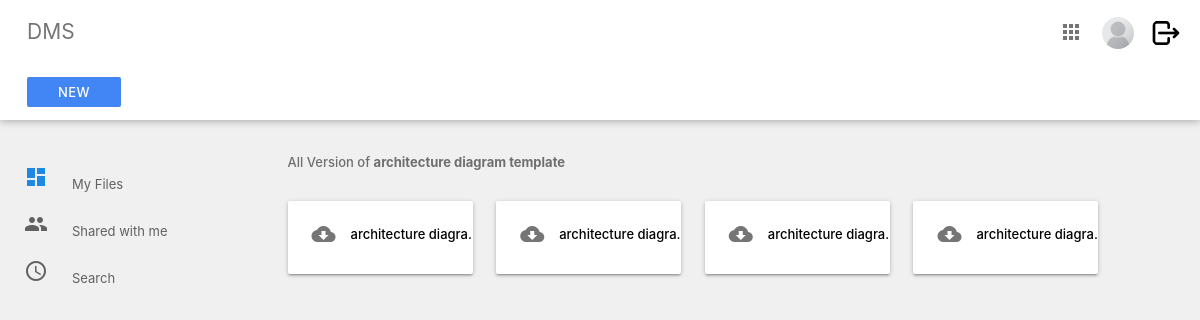
The app's page /index/file/3/version (signed in) with its own data.
### Users/models.py (models this page shows, shortened)
class UserInfo(models.Model):
    groupchoices = models.TextChoices('groupchoices', 'management accounting sales tech restricted')
    user = models.OneToOneField(User,
                                on_delete=models.CASCADE,
                                null=True,
                                blank=True)
    name = models.CharField(max_length=200, null=True)
    email = models.EmailField(max_length=200,null=True)
    image = models.ImageField(null=True, upload_to='profile_pics/', blank=True)
    active = models.BooleanField(default=True)
    priv_level = models.IntegerField(default=3)
    group = models.CharField(max_length=100,
                             default='restricted',
                             choices=groupchoices.choices)
    remarks = models.CharField(max_length=200, null=True, blank=True)
    @property
    def imageURL(self):
        try:
            url = self.image.url
        except:
            url = '/media/placeholder.png'
        return url

### System/models.py (models this page shows, shortened)
class Version_control(models.Model):
    groupchoices = models.TextChoices('groupchoices', 'management all accounting sales tech')
    name = models.CharField(max_length=100)
    file = models.FileField(upload_to='files/version/')
    org_name = models.CharField(max_length=100, blank=True, null=True)
    extension = models.CharField(max_length=10, blank=True, null=True)
    version = models.IntegerField(default='2')
    prev_version = models.ForeignKey(Files, on_delete=models.SET_NULL, null=True, blank=True)
    pre_ver_control = models.ForeignKey('self', on_delete=models.SET_NULL, null=True, blank=True)
    group = models.CharField(max_length=100,
                             default='all',
                             choices=groupchoices.choices)
    uploaded_by = models.ForeignKey(User, on_delete=models.SET_NULL, null=True, blank=True)
    created_at = models.DateTimeField(auto_now_add=True)
    new_version = models.BooleanField(default=False)
    file_content = models.TextField(blank=True, null=True)
    @property
    def fileURL(self):
        try:
            url = self.file.url
        except:
            url = None
        return url

class Files(models.Model):
    groupchoices = models.TextChoices('groupchoices', 'management all accounting sales tech')
    name = models.CharField(max_length=100)
    org_name = models.CharField(max_length=100, blank=True, null=True)
    extension = models.CharField(max_length=10, blank=True, null=True)
    file = models.FileField(upload_to='files/')
    group = models.CharField(max_length=100,
                             default='all',
                             choices=groupchoices.choices)
    uploaded_by = models.ForeignKey(User, on_delete=models.SET_NULL, null=True, blank=True)
    version = models.IntegerField(default='1')
    active = models.BooleanField(default=True)
    created_at = models.DateTimeField(auto_now_add=True)
    new_version = models.BooleanField(default=False)
    file_content = models.TextField(blank=True, null=True)
    @property
    def fileURL(self):
        try:
            url = self.file.url
        except:
            url = None
        return url

### System/views.py (the view)
# urls.py: path("file/<str:pk>/<str:type>", views.view_file, name="view"),
@login_required(login_url='login')
def view_file(request, pk, type):
    if not check_user_status(request):
        messages.error(request, 'Your account is not active. Please contact admin to activate your account.')
        return redirect('logout')
    profile = UserInfo.objects.get(user=request.user)
    if type == "version":
        get_data = Version_control.objects.get(pk=pk)
        org_file = get_data.org_name
        data1 = Version_control.objects.filter(org_name=org_file)
        data = Files.objects.filter(org_name=org_file)
    if type == "file":
        data = Files.objects.filter(pk=pk)
        org_file = data[0].org_name
        data1 = False
    context = {'user':profile,'file_name':org_file,'data':data,'data1':data1}
    return render(request, 'dms/file_list.html', context)

### System/utils.py (called while the page is built)
def check_user_status(request):
    user = UserInfo.objects.get(user=request.user)
    if user.active == True:
        return True
    else:
        return False

### template/dms/file_list.html (shortened to what this page needs)
{% extends  'dms/section/main.html'%}
{% load static %}
{% block content %}
    <div class="main">
      <div class="container-fluid">
        <p class="subheader">All Version of <b>{{file_name}}</b></p>
        {% if data %}
        {% for d in data %}
        <div class="card-panel folder">
          <a href="{% url 'download' pk=d.id type='file' %}" download="{{d.org_name}}.{{d.extension}}">
            <i class=" material-icons left">cloud_download</i>
          </a>
          <div class="tooltip"><a href="{{d.fileURL}}" style="text-decoration: none;color: black; overflow: hidden;" onMouseOver="this.style.color='blue'"
            onMouseOut="this.style.color='black'"><div class="short">{{d.org_name}}.{{d.extension}}</div>
           </a> <span class="tooltiptext">Version : {{d.version}}</span>
          </div>
        </div>
        {%endfor%}
        {%endif%}
        {% if data1 %}
        {% for d in data1 %}
        <div class="card-panel folder">
          <a href="{% url 'download' pk=d.id type='version' %}" download="{{d.org_name}}.{{d.extension}}">
            <i class=" material-icons left">cloud_download</i>
          </a>
          <div class="tooltip"><a href="{{d.fileURL}}" style="text-decoration: none;color: black; overflow: hidden;" onMouseOver="this.style.color='blue'"
            onMouseOut="this.style.color='black'"><div class="short">{{d.org_name}}.{{d.extension}}</div>
           </a> <span class="tooltiptext">Version : {{d.version}}</span>
          </div>
        </div>
        {%endfor%}
        {%endif%}
      </div>
    </div>
    {% endblock %}

### template/dms/section/nav.html (shortened to what this page needs)
{%load static%}
<div class="navbar-fixed">
    <nav class="nav-extended white">
      <div class="nav-wrapper white">
        <ul>
          <li>
            <a href="{% url 'index' %}" class="title grey-text text-darken-1"
              >DMS</a
            >
          </li>
        </ul>
        <ul class="right">
          {%if request.user.is_staff%}
          <li>
            <a href="{% url 'admin:index' %}"
              ><i class="material-icons grey-text text-darken-1">apps</i></a
            >
          </li>
          {%endif%}
          <li>
            <a href="{% url 'edit'%}"
              ><img src="{{ user.imageURL }}" alt="profile pic" class="circle" style="height: 32px;
              width: 32px;"
            /></a>
          </li>
          <li>
            <a href="{% url 'logout'%}"
              ><img src="{% static 'media/logout.png'%}" alt="profile pic" class="circle" style="height: 32px;
              width: 32px;"
            /></a>
          </li>
        </ul>
      </div>
      <div class="nav-wrapper nav-2">
        <ul>
          {% if user.group != "restricted" %}
          <li>
            <a
              href="{% url 'upload' %}"
              class="waves-effect waves-light btn btn-flat white-text"
              >New</a
            >
          </li>
          {% endif %}
        </ul>
      </div>
    </nav>
  </div>
  <ul class="side-nav fixed floating transparent z-depth-0">
    <li {% if index %}class="active" {%endif%}>
      <a href="{% url 'index' %}"
        ><i class="material-icons blue-text text-darken-1">dashboard</i>My
        Files{{active}}</a
      >
    </li>
    {% if user.group == "restricted" %}
    <li>
      <a><i class="material-icons">people</i>Shared with me</a>
    </li>
    <li>
      <a><i class="material-icons">access_time</i>Search</a>
    </li>
    {%else%}
    <li {% if shared %}class="active" {%endif%}>
      <a href="{% url 'shared' %}"><i class="material-icons">people</i>Shared with me</a>
    </li>
    <li {% if search %}class="active" {%endif%}>
      <a href="{%url 'search'%}"><i class="material-icons">access_time</i>Search</a>
    </li>
    {%endif%}
  </ul>

### static/css/main.css (style rules this page uses)
body { background-color: #f0f0f0; font-size: 13px; }
.container-fluid { padding: 1rem 2.5rem; margin: auto; }
.main { position: absolute; width: calc(100% - 250px); top: 125px; margin-left: 250px; }
.subheader { color: rgba(0, 0, 0, 0.54); font-weight: 500; }
nav { box-shadow: 0 1px 8px rgba(0, 0, 0, 0.3); }
nav ul li { text-align: center; }
nav ul.right { padding-right: 12px; }
nav ul.right li { max-width: 48px; }
nav ul a { padding-right: 0 12px; }
nav ul a img { height: 32px; width: 32px; vertical-align: middle; margin-left: -5px; }
.nav-wrapper { padding-left: 12px; }
.nav-wrapper .title { font-size: 1.4rem; }
.nav-wrapper .btn-flat { background-color: #4285f4 !important; font-size: 13px; font-weight: 500; height: 30px; line-height: 30px; width: 94px; }
.nav-2, .nav-2 i { height: 56px !important; line-height: 56px !important; min-height: 56px !important; }
.side-nav.floating { width: 250px; padding: 85px 8px 0 !important; height: calc(100% - 130px); left: initial; right: initial; top: 125px; transform: initial; z-index: auto; margin: 0.5rem 0 1rem 0; border-radius: 2px; background: transparent; box-shadow: none; }
.side-nav li a, .side-nav li a i.material-icons { height: 40px; line-height: 40px; }
.side-nav li a i.material-icons { margin-right: 24px; }
.side-nav li a { padding: 0 16px; font-weight: normal; font-size: 13px; color: #616161; }
.folder { width: 185px; display: inline-block; margin: 15px 20px 15px 0; font-weight: 500; overflow: hidden; text-overflow: ellipsis; white-space: nowrap; }
.folder i { color: rgba(0, 0, 0, 0.54); margin-top: -3px; }

### template/dms/file_list.html (style rules this page uses)
.tooltip { position: relative; display: inline-block; }
.short { overflow: hidden; white-space: nowrap; text-overflow: ellipsis; width: 130px; }

### records on screen
UserInfo: imageURL (placeholder picture)
Version_control: org_name "architecture diagram template", org_name "architecture diagra…"
Files: org_name "architecture diagra…"
Version_control: org_name "architecture diagra…"
Version_control: org_name "architecture diagra…"
